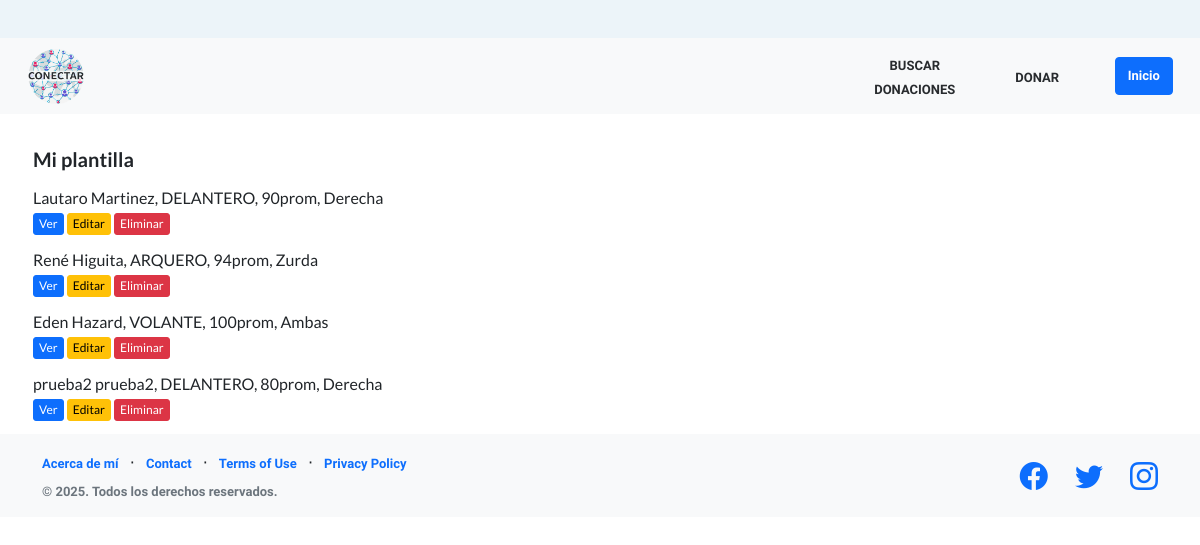
The page /jugadoresPlantilla/ (signed in) on the database its author committed.
### AppLigaDeFutbol/models.py (models this page shows)
class Jugador(models.Model):
    usuario = models.ForeignKey(User, on_delete=models.CASCADE, null=True, blank=True)
    nombre = models.CharField(max_length=30)
    apellido = models.CharField(max_length=30)
    descripcion = models.TextField(blank=True, null=True)
    posicion = models.CharField(max_length=40)
    promedio = models.IntegerField(
        default=80,
        validators=[
            MaxValueValidator(
                100, "Asegúrese de ingresar un valor menor o igual a 100"
            ),
            MinValueValidator(0, "Asegúrese de ingresar un valor mayor o igual a 0"),
        ],
    )
    pierna_habil = models.CharField(max_length=40)
    transferible = models.CharField(
        max_length=10,
        choices=transferible_opciones,
        default="no",
        verbose_name="Transferible",
    )
    imagen = models.ImageField(upload_to="assets/img/jugadores", null=True, blank=True)
    def __str__(self):
        return (
            self.nombre
            + " "
            + self.apellido
            + ", "
            + self.posicion
            + ", "
            + str(self.promedio)
            + "prom, "
            + self.pierna_habil
        )

### AppLigaDeFutbol/views.py (the view)
class listar_jugadores_plantilla(LoginRequiredMixin, ListView):
    template_name = "jugadores_plantilla.html"
    context_object_name = "jugadores"
    model = Jugador

### AppLigaDeFutbol/templates/jugadores_plantilla.html
{% extends 'inicio.html' %}
{% block content %}
  <div class="divPrincipal">
    <h5 style="margin-bottom: 15px;">Mi plantilla</h5>
    {% for jugador in jugadores %}
      {% if jugador.usuario == request.user %}
        <div class="div-jugadores">
          <li>{{jugador}}</li>
          <a class="btn btn-primary btn-xs" href={% url 'VerJugador' jugador.pk 1 %}>Ver</a>
          <a class="btn btn-warning btn-xs btn-editar" href={% url 'EditarJugador' jugador.pk %}>Editar</a>
          <a class="btn btn-danger btn-xs" href={% url 'EliminarJugador' jugador.pk %}>Eliminar</a>
        </div>
      {% endif %}
    {% endfor %}
  </div>
{% endblock %}

### rows shown on the page
Jugador: nombre+apellido+posicion "Lautaro Martinez, DELANTERO, 90prom, Derecha"
Jugador: nombre+apellido+posicion "René Higuita, ARQUERO, 94prom, Zurda"
Jugador: nombre+apellido+posicion "Eden Hazard, VOLANTE, 100prom, Ambas"
Jugador: nombre+apellido+posicion "prueba2 prueba2, DELANTERO, 80prom, Derecha"
